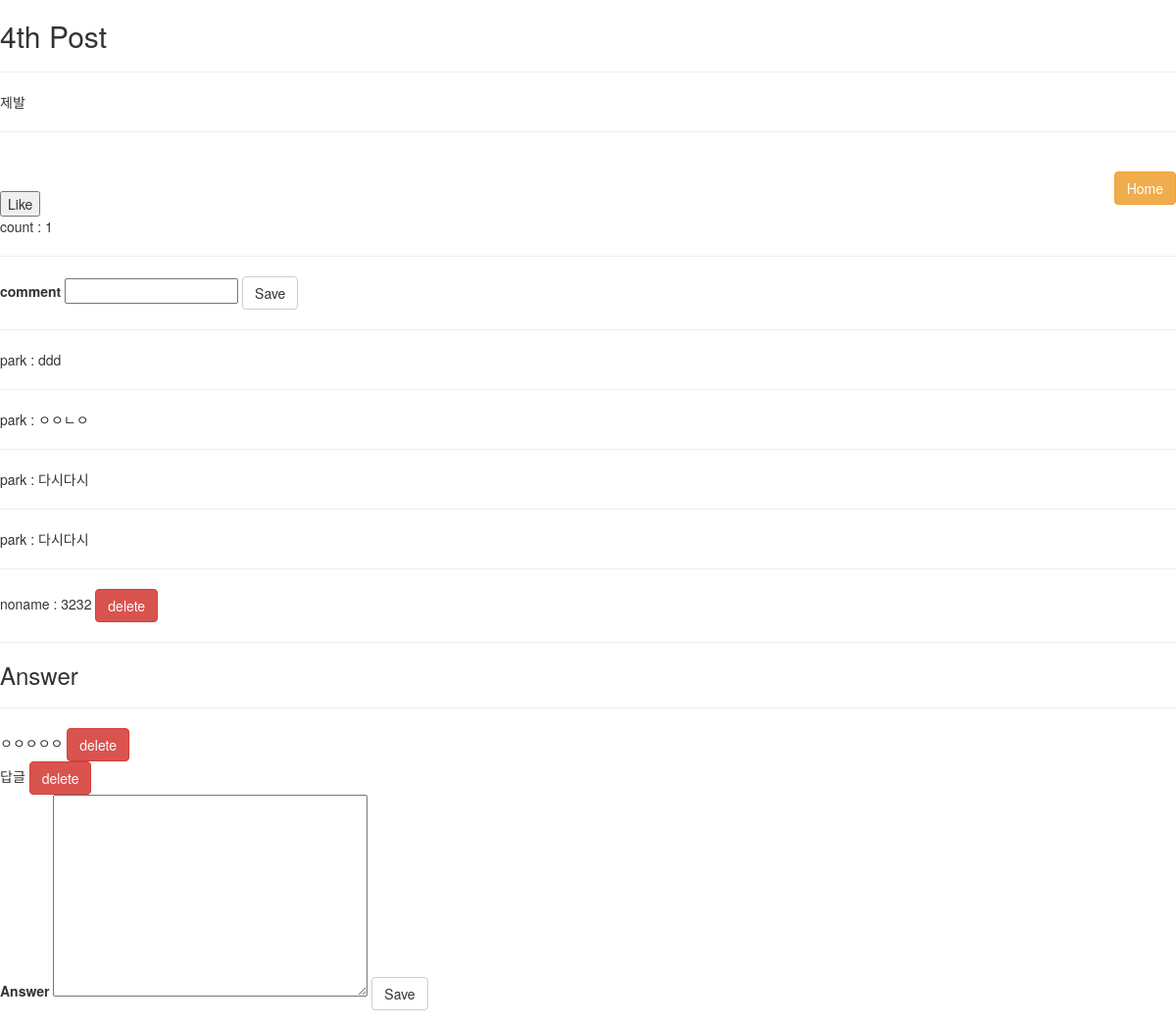
The page /show/2/ (signed in) on the database its author committed.
### users/models.py (models this page shows, shortened)
class Article(models.Model):
    title = models.CharField(max_length = 100)
    content = models.TextField()
    user = models.ForeignKey(CustomUser, on_delete=models.CASCADE,)
    hits = models.IntegerField(default = 0)
    anonymity = models.BooleanField(default=True)
    @property #get 역할을 한다고 봐도 무방하다.
    def like_count(self):
      return self.like_user_set.count()
    like_user_set = models.ManyToManyField(
        CustomUser,
        null=True,
        blank=True,
        related_name='like_user_set',
        through='Like',
    )
    tags = TaggableManager(
        verbose_name= 'tags',
        help_text= 'A comma-separated list of tags.',
        blank=True,
        through=TaggedPost,
    )
    class Meta:
        ordering = ['-id']

class Comment(models.Model):
    article = models.ForeignKey(Article, on_delete=models.CASCADE,)
    user = models.ForeignKey(CustomUser, on_delete=models.CASCADE,)
    comment_text=models.CharField(max_length = 300)
    created_at = models.DateTimeField(auto_now_add=True,)
    updated_at = models.DateTimeField(auto_now=True,)
    class Meta:
        ordering = ['-id']

class CustomUser(AbstractUser):
    objects = CustomUserManager()

class Answer(models.Model):
    article = models.ForeignKey(Article, on_delete=models.CASCADE,)
    user = models.ForeignKey(CustomUser,on_delete=models.CASCADE,)
    answer_text = models.TextField()
    created_at = models.DateTimeField(auto_now_add=True,)
    updated_at = models.DateTimeField(auto_now=True,)

### users/views.py (the view)
# urls.py: path('show/<int:id>/', views.show, name = 'show_article'),
def show(request, id):
    the_article = Article.objects.get(id = id)
    comments = Comment.objects.filter(article__id = id)
    answers = Answer.objects.filter(article__id = id)
    commentform = CommentForm(request.POST or None)
    answerform = AnswerForm(request.POST or None)
    try:
        hits = Hit.objects.get(ip=get_client_ip(request), article=the_article)
    except Exception as e:
        print(e)
        hits = Hit(ip=get_client_ip(request), article=the_article, date=str(datetime.now().date()))
        Article.objects.filter(id=id).update(hits=the_article.hits + 1)
        hits.save()
    else:
        if not hits.date == str(datetime.now().date()):
            Article.objects.filter(id=id).update(hits=the_article.hits + 1)
            hits.date = str(datetime.now().date())
            hits.save()
        else:
            print(str(get_client_ip(request)) + ' has already hit this post.\n\n')
    if commentform.is_valid():
        commentform.save()
        return redirect('/users/show/%d'%(id))
    if answerform.is_valid():
        answerform.save()
        return redirect('/users/show/%d'%(id))
    return render(request, 'single_article.html', {'article' : the_article, 'comments' : comments,
                                                     'commentform' : commentform, 'answers' : answers,
                                                     'answerform' : answerform,})

### users/forms.py
class CommentForm(forms.ModelForm):
    class Meta:
        model = Comment
        fields = '__all__'

class AnswerForm(forms.ModelForm):
    class Meta:
        model = Answer
        fields = '__all__'

### users/views.py (called while the page is built)
def get_client_ip(request):
    x_forwarded_for = request.META.get('HTTP_X_FORWARDED_FOR')
    if x_forwarded_for:
        ip = x_forwarded_for.split(',')[0]
    else:
        ip = request.META.get('REMOTE_ADDR')
    return ip

### users/templates/single_article.html (shortened to what this page needs)
<html>
<head>
{% load static %}
    <link rel="stylesheet" href="https://maxcdn.bootstrapcdn.com/bootstrap/3.4.0/css/bootstrap.min.css">
</head>
<h2>{{article.title}}</h2>
<hr>
<p>{{article.content}}</p>
<hr>
<br>
<a class="btn btn-warning pull-right" href = {% url 'home' %}>Home</a> <br/>
<input type="button" class="like" name="{{ article.id }}" value="Like">
      <p id="count{{ article.id }}">count : {{ article.like_count}}</p>
<hr/>
<form method="POST">
        <label>comment</label>  {{ commentform.comment_text}}
    <button class="btn btn-default" type="submit">Save</button>
</form>
<hr/>
{% for comment in comments %}
    {{comment.user}} : {{comment.comment_text}}
    {% if comment.user.id == user.id %}
        <a class="btn btn-danger" href="{%url 'delete_comment' comment.id %}">delete</a>
    {% endif%}
    <br/>
    <hr/>
{% endfor %}
<h3>Answer</h3><hr>
{% for answer in answers %}
    {{answer.answer_text}}
    <a class="btn btn-danger" href="{%url 'delete_answer' answer.id %}">delete</a><br/>
{% endfor %}
<form method="POST">
        <label>Answer</label>  {{ answerform.answer_text}}
    <button class="btn btn-default" type="submit">Save</button>
</form>
</html>

### rows shown on the page
Article: title "4th Post", content "제발", like_count "1"
Comment: user "park", comment_text "ddd"
Comment: user "park", comment_text "ㅇㅇㄴㅇ"
Comment: user "park", comment_text "다시다시"
Comment: user "park", comment_text "다시다시"
Comment: user "noname", comment_text "3232", shows "delete"
Answer: answer_text "ㅇㅇㅇㅇㅇ"
Answer: answer_text "답글"
